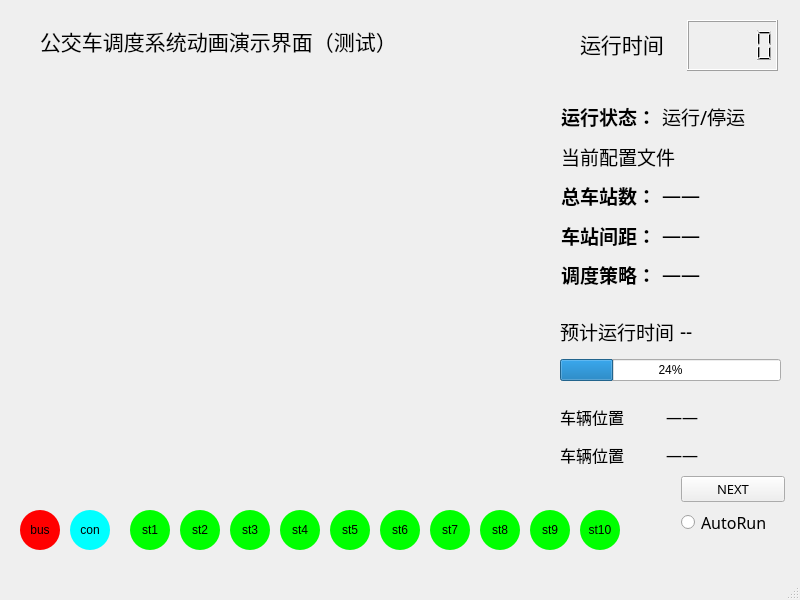
<?xml version="1.0" encoding="UTF-8"?>
<ui version="4.0">
 <class>MainWindow</class>
 <widget class="QMainWindow" name="MainWindow">
  <property name="geometry">
   <rect>
    <x>0</x>
    <y>0</y>
    <width>800</width>
    <height>600</height>
   </rect>
  </property>
  <property name="sizePolicy">
   <sizepolicy hsizetype="Fixed" vsizetype="Fixed">
    <horstretch>0</horstretch>
    <verstretch>0</verstretch>
   </sizepolicy>
  </property>
  <property name="minimumSize">
   <size>
    <width>800</width>
    <height>600</height>
   </size>
  </property>
  <property name="maximumSize">
   <size>
    <width>800</width>
    <height>600</height>
   </size>
  </property>
  <property name="windowTitle">
   <string>MainWindow</string>
  </property>
  <widget class="QWidget" name="centralwidget">
   <widget class="QLabel" name="title_label">
    <property name="geometry">
     <rect>
      <x>40</x>
      <y>10</y>
      <width>371</width>
      <height>61</height>
     </rect>
    </property>
    <property name="font">
     <font>
      <family>等线</family>
      <pointsize>16</pointsize>
     </font>
    </property>
    <property name="text">
     <string>公交车调度系统动画演示界面（测试）</string>
    </property>
   </widget>
   <widget class="QLabel" name="title_label_2">
    <property name="geometry">
     <rect>
      <x>580</x>
      <y>30</y>
      <width>91</width>
      <height>28</height>
     </rect>
    </property>
    <property name="font">
     <font>
      <family>等线</family>
      <pointsize>16</pointsize>
     </font>
    </property>
    <property name="text">
     <string>运行时间：</string>
    </property>
   </widget>
   <widget class="QLCDNumber" name="time_lcd">
    <property name="geometry">
     <rect>
      <x>687</x>
      <y>20</y>
      <width>91</width>
      <height>51</height>
     </rect>
    </property>
    <property name="sizePolicy">
     <sizepolicy hsizetype="Fixed" vsizetype="Fixed">
      <horstretch>0</horstretch>
      <verstretch>0</verstretch>
     </sizepolicy>
    </property>
    <property name="font">
     <font>
      <pointsize>11</pointsize>
     </font>
    </property>
   </widget>
   <widget class="QWidget" name="layoutWidget">
    <property name="geometry">
     <rect>
      <x>681</x>
      <y>476</y>
      <width>104</width>
      <height>62</height>
     </rect>
    </property>
    <layout class="QVBoxLayout" name="verticalLayout">
     <item>
      <widget class="QPushButton" name="next_button">
       <property name="font">
        <font>
         <family>等线</family>
         <pointsize>10</pointsize>
        </font>
       </property>
       <property name="cursor">
        <cursorShape>PointingHandCursor</cursorShape>
       </property>
       <property name="text">
        <string>NEXT</string>
       </property>
      </widget>
     </item>
     <item>
      <widget class="QRadioButton" name="auto_button">
       <property name="font">
        <font>
         <family>等线</family>
         <pointsize>12</pointsize>
        </font>
       </property>
       <property name="cursor">
        <cursorShape>PointingHandCursor</cursorShape>
       </property>
       <property name="mouseTracking">
        <bool>true</bool>
       </property>
       <property name="text">
        <string>AutoRun</string>
       </property>
      </widget>
     </item>
    </layout>
   </widget>
   <widget class="QWidget" name="layoutWidget">
    <property name="geometry">
     <rect>
      <x>561</x>
      <y>100</y>
      <width>225</width>
      <height>191</height>
     </rect>
    </property>
    <property name="layoutDirection">
     <enum>Qt::LeftToRight</enum>
    </property>
    <property name="autoFillBackground">
     <bool>false</bool>
    </property>
    <layout class="QGridLayout" name="gridLayout">
     <item row="1" column="0" colspan="3">
      <widget class="QLabel" name="label_3">
       <property name="font">
        <font>
         <family>等线</family>
         <pointsize>14</pointsize>
         <weight>50</weight>
         <bold>false</bold>
        </font>
       </property>
       <property name="layoutDirection">
        <enum>Qt::LeftToRight</enum>
       </property>
       <property name="autoFillBackground">
        <bool>false</bool>
       </property>
       <property name="text">
        <string>当前配置文件</string>
       </property>
      </widget>
     </item>
     <item row="2" column="0">
      <widget class="QLabel" name="label_4">
       <property name="font">
        <font>
         <family>等线</family>
         <pointsize>14</pointsize>
         <weight>75</weight>
         <bold>true</bold>
         <underline>false</underline>
        </font>
       </property>
       <property name="layoutDirection">
        <enum>Qt::LeftToRight</enum>
       </property>
       <property name="autoFillBackground">
        <bool>false</bool>
       </property>
       <property name="text">
        <string>总车站数：</string>
       </property>
      </widget>
     </item>
     <item row="2" column="1" colspan="2">
      <widget class="QLabel" name="stations_label">
       <property name="font">
        <font>
         <family>等线</family>
         <pointsize>14</pointsize>
         <weight>50</weight>
         <bold>false</bold>
        </font>
       </property>
       <property name="layoutDirection">
        <enum>Qt::LeftToRight</enum>
       </property>
       <property name="autoFillBackground">
        <bool>false</bool>
       </property>
       <property name="text">
        <string>——</string>
       </property>
      </widget>
     </item>
     <item row="3" column="0">
      <widget class="QLabel" name="label_6">
       <property name="font">
        <font>
         <family>等线</family>
         <pointsize>14</pointsize>
         <weight>75</weight>
         <bold>true</bold>
         <underline>false</underline>
        </font>
       </property>
       <property name="layoutDirection">
        <enum>Qt::LeftToRight</enum>
       </property>
       <property name="autoFillBackground">
        <bool>false</bool>
       </property>
       <property name="text">
        <string>车站间距：</string>
       </property>
      </widget>
     </item>
     <item row="3" column="1" colspan="2">
      <widget class="QLabel" name="distance_label">
       <property name="font">
        <font>
         <family>等线</family>
         <pointsize>14</pointsize>
         <weight>50</weight>
         <bold>false</bold>
        </font>
       </property>
       <property name="layoutDirection">
        <enum>Qt::LeftToRight</enum>
       </property>
       <property name="autoFillBackground">
        <bool>false</bool>
       </property>
       <property name="text">
        <string>——</string>
       </property>
      </widget>
     </item>
     <item row="4" column="0">
      <widget class="QLabel" name="label_8">
       <property name="font">
        <font>
         <family>等线</family>
         <pointsize>14</pointsize>
         <weight>75</weight>
         <bold>true</bold>
         <underline>false</underline>
        </font>
       </property>
       <property name="layoutDirection">
        <enum>Qt::LeftToRight</enum>
       </property>
       <property name="autoFillBackground">
        <bool>false</bool>
       </property>
       <property name="text">
        <string>调度策略：</string>
       </property>
      </widget>
     </item>
     <item row="4" column="1" colspan="2">
      <widget class="QLabel" name="stratedy_lable">
       <property name="font">
        <font>
         <family>等线</family>
         <pointsize>14</pointsize>
         <weight>50</weight>
         <bold>false</bold>
        </font>
       </property>
       <property name="layoutDirection">
        <enum>Qt::LeftToRight</enum>
       </property>
       <property name="autoFillBackground">
        <bool>false</bool>
       </property>
       <property name="text">
        <string>——</string>
       </property>
      </widget>
     </item>
     <item row="0" column="0">
      <widget class="QLabel" name="label">
       <property name="font">
        <font>
         <family>等线</family>
         <pointsize>14</pointsize>
         <weight>75</weight>
         <bold>true</bold>
         <underline>false</underline>
        </font>
       </property>
       <property name="layoutDirection">
        <enum>Qt::LeftToRight</enum>
       </property>
       <property name="autoFillBackground">
        <bool>false</bool>
       </property>
       <property name="text">
        <string>运行状态：</string>
       </property>
      </widget>
     </item>
     <item row="0" column="1" colspan="2">
      <widget class="QLabel" name="status_label">
       <property name="enabled">
        <bool>true</bool>
       </property>
       <property name="font">
        <font>
         <family>等线</family>
         <pointsize>14</pointsize>
         <weight>50</weight>
         <bold>false</bold>
        </font>
       </property>
       <property name="layoutDirection">
        <enum>Qt::LeftToRight</enum>
       </property>
       <property name="autoFillBackground">
        <bool>false</bool>
       </property>
       <property name="text">
        <string>运行/停运</string>
       </property>
      </widget>
     </item>
    </layout>
   </widget>
   <widget class="QWidget" name="layoutWidget">
    <property name="geometry">
     <rect>
      <x>560</x>
      <y>310</y>
      <width>221</width>
      <height>71</height>
     </rect>
    </property>
    <layout class="QGridLayout" name="gridLayout_2">
     <item row="0" column="0">
      <widget class="QLabel" name="label_10">
       <property name="font">
        <font>
         <family>等线</family>
         <pointsize>14</pointsize>
         <weight>50</weight>
         <bold>false</bold>
        </font>
       </property>
       <property name="text">
        <string>预计运行时间</string>
       </property>
      </widget>
     </item>
     <item row="0" column="1">
      <widget class="QLabel" name="exp_label">
       <property name="font">
        <font>
         <family>等线</family>
         <pointsize>14</pointsize>
         <weight>50</weight>
         <bold>false</bold>
        </font>
       </property>
       <property name="text">
        <string>--</string>
       </property>
      </widget>
     </item>
     <item row="1" column="0" colspan="2">
      <widget class="QProgressBar" name="progressBar">
       <property name="value">
        <number>24</number>
       </property>
      </widget>
     </item>
    </layout>
   </widget>
   <widget class="QWidget" name="layoutWidget">
    <property name="geometry">
     <rect>
      <x>560</x>
      <y>400</y>
      <width>239</width>
      <height>71</height>
     </rect>
    </property>
    <property name="minimumSize">
     <size>
      <width>239</width>
      <height>71</height>
     </size>
    </property>
    <property name="maximumSize">
     <size>
      <width>239</width>
      <height>71</height>
     </size>
    </property>
    <property name="font">
     <font>
      <family>等线</family>
      <pointsize>12</pointsize>
     </font>
    </property>
    <layout class="QGridLayout" name="gridLayout_3">
     <item row="0" column="1" colspan="2">
      <widget class="QLabel" name="label_14">
       <property name="minimumSize">
        <size>
         <width>100</width>
         <height>31</height>
        </size>
       </property>
       <property name="maximumSize">
        <size>
         <width>100</width>
         <height>31</height>
        </size>
       </property>
       <property name="font">
        <font>
         <family>等线</family>
         <pointsize>12</pointsize>
        </font>
       </property>
       <property name="text">
        <string>——</string>
       </property>
      </widget>
     </item>
     <item row="1" column="1" colspan="2">
      <widget class="QLabel" name="label_15">
       <property name="minimumSize">
        <size>
         <width>100</width>
         <height>31</height>
        </size>
       </property>
       <property name="maximumSize">
        <size>
         <width>100</width>
         <height>31</height>
        </size>
       </property>
       <property name="font">
        <font>
         <family>等线</family>
         <pointsize>12</pointsize>
        </font>
       </property>
       <property name="text">
        <string>——</string>
       </property>
      </widget>
     </item>
     <item row="1" column="0">
      <widget class="QLabel" name="label_13">
       <property name="minimumSize">
        <size>
         <width>100</width>
         <height>31</height>
        </size>
       </property>
       <property name="maximumSize">
        <size>
         <width>100</width>
         <height>31</height>
        </size>
       </property>
       <property name="font">
        <font>
         <family>等线</family>
         <pointsize>12</pointsize>
        </font>
       </property>
       <property name="text">
        <string>车辆位置</string>
       </property>
      </widget>
     </item>
     <item row="0" column="0">
      <widget class="QLabel" name="label_12">
       <property name="minimumSize">
        <size>
         <width>100</width>
         <height>31</height>
        </size>
       </property>
       <property name="maximumSize">
        <size>
         <width>100</width>
         <height>31</height>
        </size>
       </property>
       <property name="font">
        <font>
         <family>等线</family>
         <pointsize>12</pointsize>
        </font>
       </property>
       <property name="text">
        <string>车辆位置</string>
       </property>
      </widget>
     </item>
    </layout>
   </widget>
   <widget class="QPushButton" name="st9">
    <property name="geometry">
     <rect>
      <x>530</x>
      <y>510</y>
      <width>40</width>
      <height>40</height>
     </rect>
    </property>
    <property name="styleSheet">
     <string notr="true">
QPushButton{/*默认显示*/
border-radius:20px;/*圆角弧度(为正方形边长一半时就是圆形)*/
background-color:rgba(0,255,0,255);/*背景色*/
}</string>
    </property>
    <property name="text">
     <string>st9</string>
    </property>
   </widget>
   <widget class="QPushButton" name="st1">
    <property name="geometry">
     <rect>
      <x>130</x>
      <y>510</y>
      <width>40</width>
      <height>40</height>
     </rect>
    </property>
    <property name="styleSheet">
     <string notr="true">
QPushButton{/*默认显示*/
border-radius:20px;/*圆角弧度(为正方形边长一半时就是圆形)*/
background-color:rgba(0,255,0,255);/*背景色*/
}</string>
    </property>
    <property name="text">
     <string>st1</string>
    </property>
   </widget>
   <widget class="QPushButton" name="st10">
    <property name="geometry">
     <rect>
      <x>580</x>
      <y>510</y>
      <width>40</width>
      <height>40</height>
     </rect>
    </property>
    <property name="styleSheet">
     <string notr="true">
QPushButton{/*默认显示*/
border-radius:20px;/*圆角弧度(为正方形边长一半时就是圆形)*/
background-color:rgba(0,255,0,255);/*背景色*/
}</string>
    </property>
    <property name="text">
     <string>st10</string>
    </property>
   </widget>
   <widget class="QPushButton" name="st2">
    <property name="geometry">
     <rect>
      <x>180</x>
      <y>510</y>
      <width>40</width>
      <height>40</height>
     </rect>
    </property>
    <property name="styleSheet">
     <string notr="true">
QPushButton{/*默认显示*/
border-radius:20px;/*圆角弧度(为正方形边长一半时就是圆形)*/
background-color:rgba(0,255,0,255);/*背景色*/
}</string>
    </property>
    <property name="text">
     <string>st2</string>
    </property>
   </widget>
   <widget class="QPushButton" name="st3">
    <property name="geometry">
     <rect>
      <x>230</x>
      <y>510</y>
      <width>40</width>
      <height>40</height>
     </rect>
    </property>
    <property name="styleSheet">
     <string notr="true">
QPushButton{/*默认显示*/
border-radius:20px;/*圆角弧度(为正方形边长一半时就是圆形)*/
background-color:rgba(0,255,0,255);/*背景色*/
}</string>
    </property>
    <property name="text">
     <string>st3</string>
    </property>
   </widget>
   <widget class="QPushButton" name="st4">
    <property name="geometry">
     <rect>
      <x>280</x>
      <y>510</y>
      <width>40</width>
      <height>40</height>
     </rect>
    </property>
    <property name="styleSheet">
     <string notr="true">
QPushButton{/*默认显示*/
border-radius:20px;/*圆角弧度(为正方形边长一半时就是圆形)*/
background-color:rgba(0,255,0,255);/*背景色*/
}</string>
    </property>
    <property name="text">
     <string>st4</string>
    </property>
   </widget>
   <widget class="QPushButton" name="st5">
    <property name="geometry">
     <rect>
      <x>330</x>
      <y>510</y>
      <width>40</width>
      <height>40</height>
     </rect>
    </property>
    <property name="styleSheet">
     <string notr="true">
QPushButton{/*默认显示*/
border-radius:20px;/*圆角弧度(为正方形边长一半时就是圆形)*/
background-color:rgba(0,255,0,255);/*背景色*/
}</string>
    </property>
    <property name="text">
     <string>st5</string>
    </property>
   </widget>
   <widget class="QPushButton" name="st6">
    <property name="geometry">
     <rect>
      <x>380</x>
      <y>510</y>
      <width>40</width>
      <height>40</height>
     </rect>
    </property>
    <property name="styleSheet">
     <string notr="true">
QPushButton{/*默认显示*/
border-radius:20px;/*圆角弧度(为正方形边长一半时就是圆形)*/
background-color:rgba(0,255,0,255);/*背景色*/
}</string>
    </property>
    <property name="text">
     <string>st6</string>
    </property>
   </widget>
   <widget class="QPushButton" name="st7">
    <property name="geometry">
     <rect>
      <x>430</x>
      <y>510</y>
      <width>40</width>
      <height>40</height>
     </rect>
    </property>
    <property name="styleSheet">
     <string notr="true">
QPushButton{/*默认显示*/
border-radius:20px;/*圆角弧度(为正方形边长一半时就是圆形)*/
background-color:rgba(0,255,0,255);/*背景色*/
}</string>
    </property>
    <property name="text">
     <string>st7</string>
    </property>
   </widget>
   <widget class="QPushButton" name="st8">
    <property name="geometry">
     <rect>
      <x>480</x>
      <y>510</y>
      <width>40</width>
      <height>40</height>
     </rect>
    </property>
    <property name="styleSheet">
     <string notr="true">
QPushButton{/*默认显示*/
border-radius:20px;/*圆角弧度(为正方形边长一半时就是圆形)*/
background-color:rgba(0,255,0,255);/*背景色*/
}</string>
    </property>
    <property name="text">
     <string>st8</string>
    </property>
   </widget>
   <widget class="QPushButton" name="con">
    <property name="geometry">
     <rect>
      <x>70</x>
      <y>510</y>
      <width>40</width>
      <height>40</height>
     </rect>
    </property>
    <property name="styleSheet">
     <string notr="true">
QPushButton{/*默认显示*/
border-radius:20px;/*圆角弧度(为正方形边长一半时就是圆形)*/
background-color:rgba(0,255,255,255);/*背景色*/
}</string>
    </property>
    <property name="text">
     <string>con</string>
    </property>
   </widget>
   <widget class="QPushButton" name="bus">
    <property name="geometry">
     <rect>
      <x>20</x>
      <y>510</y>
      <width>40</width>
      <height>40</height>
     </rect>
    </property>
    <property name="styleSheet">
     <string notr="true">
QPushButton{/*默认显示*/
border-radius:20px;/*圆角弧度(为正方形边长一半时就是圆形)*/
background-color:rgba(255,0,0,255);/*背景色*/
}</string>
    </property>
    <property name="text">
     <string>bus</string>
    </property>
   </widget>
  </widget>
  <widget class="QMenuBar" name="menubar">
   <property name="geometry">
    <rect>
     <x>0</x>
     <y>0</y>
     <width>800</width>
     <height>26</height>
    </rect>
   </property>
  </widget>
  <widget class="QStatusBar" name="statusbar"/>
 </widget>
 <resources/>
 <connections/>
</ui>
